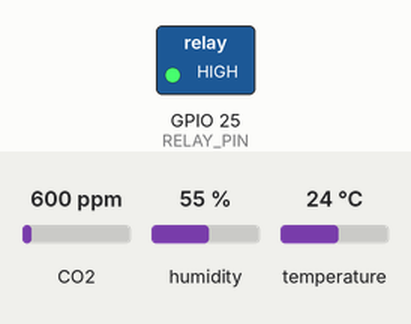
Simulated run of this program. Board: ESP32. Parts: switched loads named in the program (green lamp = pin HIGH). The inputs (shaded band) are chosen by the test bench; at power-on: CO2 600 ppm, humidity 55 %, temperature 24 °C. WiFi joins after 1.5 s; servers stay silent unless stated; uploads are accepted with an empty reply; what the program prints to the serial monitor is not drawn.

Above: at 0.1 s.
At 5.1 s:
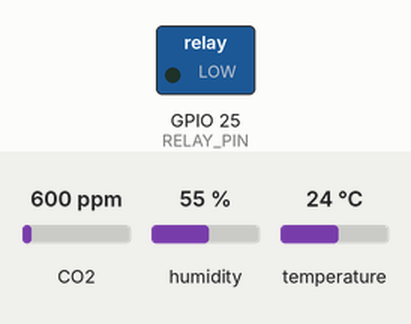
Timing chart, 0 to 6.6 s (numbered marks = the images above):
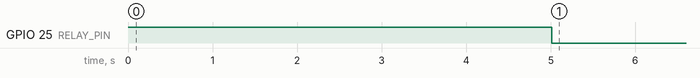

Measured:
- by itself, GPIO 25 (RELAY_PIN): HIGH → LOW at 5.0 s

The program:

main.cpp
```cpp
#include <Arduino.h>
#include <WiFi.h>
#include <HTTPClient.h>
#include <DHTesp.h>
#include <MQ135.h>
#include <ArduinoJson.h>
#include "config.h"

#define DHT_PIN 4
#define MQ135_PIN 34
#define RELAY_PIN 25

DHTesp dht;
MQ135 mq135 = MQ135(MQ135_PIN);

float temperature = 25.0, humidity = 65.0;
float co2_ppm = 0, nh3_ppm = 0, benzene_ppm = 0, total_ppm = 0;
bool coolerOn = false;

void setup() {
  Serial.begin(115200);

  pinMode(RELAY_PIN, OUTPUT);
  digitalWrite(RELAY_PIN, HIGH);

  dht.setup(DHT_PIN, DHTesp::DHT22);
  delay(1000);

  WiFi.mode(WIFI_STA);
  WiFi.begin(WIFI_SSID, WIFI_PASS);

  Serial.print("🧅 Connecting");
  int i = 0;
  while (WiFi.status() != WL_CONNECTED && i++ < 40) {
    delay(500);
    Serial.print(".");
  }

  if (WiFi.status() == WL_CONNECTED) {
    Serial.println("\n✅ Connected! IP: " + WiFi.localIP().toString());
  } else {
    Serial.println("\n❌ WiFi Failed. Restarting...");
    delay(3000);
    ESP.restart();
  }
}

void sendDataToBackend() {
  if (WiFi.status() == WL_CONNECTED) {
    HTTPClient http;
    http.begin(BACKEND_URL);
    http.addHeader("Content-Type", "application/json");
    http.addHeader("x-api-key", API_KEY);

    StaticJsonDocument<256> doc;
    doc["temp"] = temperature;
    doc["hum"] = humidity;
    doc["co2"] = (int)co2_ppm;
    doc["nh3"] = (int)nh3_ppm;
    doc["benzene"] = (int)benzene_ppm;
    doc["total"] = (int)total_ppm;
    doc["cooler"] = coolerOn;

    String requestBody;
    serializeJson(doc, requestBody);

    int httpResponseCode = http.POST(requestBody);

    if (httpResponseCode > 0) {
      Serial.print("✅ Backend response: ");
      Serial.println(httpResponseCode);
    } else {
      Serial.print("❌ Error sending data: ");
      Serial.println(httpResponseCode);
    }
    http.end();
  } else {
    Serial.println("❌ WiFi Disconnected");
  }
}

void loop() {
  static unsigned long lastRead = 0;
  if (millis() - lastRead > 5000) { // Send every 5 seconds
    lastRead = millis();

    TempAndHumidity data = dht.getTempAndHumidity();
    if (dht.getStatus() == 0) {
      temperature = data.temperature;
      humidity = data.humidity;
    }

    float correctedPPM = mq135.getCorrectedPPM(temperature, humidity);

    co2_ppm = correctedPPM * 0.6;
    nh3_ppm = correctedPPM * 0.25;
    benzene_ppm = correctedPPM * 0.15;
    total_ppm = co2_ppm + nh3_ppm + benzene_ppm;

    coolerOn = (temperature > 15 || humidity < 65);
    digitalWrite(RELAY_PIN, coolerOn ? LOW : HIGH);

    Serial.printf("🧅 T:%.1f H:%.1f | CO2:%.0f NH3:%.0f Ben:%.0f Tot:%.0f C:%s\n",
                  temperature, humidity, co2_ppm, nh3_ppm, benzene_ppm, total_ppm,
                  coolerOn ? "ON" : "OFF");

    sendDataToBackend();
  }
}
```

config.h
```cpp
#ifndef CONFIG_H
#define CONFIG_H

// WiFi Credentials
const char* WIFI_SSID = "POCO X7 Pro";
const char* WIFI_PASS = "88888888";

// Backend Configuration
// Replace with Render URL after deployment
const char* BACKEND_URL = "https://onion-storage-warehouse-3.onrender.com/api/data";
const char* API_KEY = "onion-warehouse-secure-key-2024";

// Telegram Configuration
const char* BOTtoken = "7973350052:AAFAeiBgf7xCSTboEKE3ezJx1QtJqE_ZlHQ";
const char* CHAT_ID = "1774441961";

#endif
```
